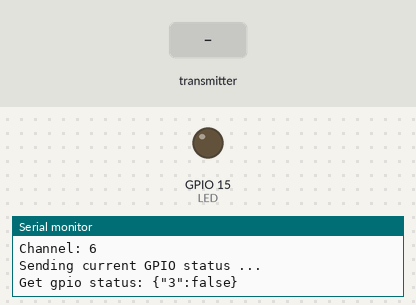
Simulated run of this sketch. Board: ESP32. On the bench: output pins drawn as LEDs (lit = HIGH), the last lines printed to the serial monitor. Dashed ring = blinking. Inputs (shaded band) come from the test bench. WiFi joins after 1.5 s; servers stay silent unless stated; no MQTT or app messages arrive unless stated.

Above: at 3.8 s.
3.9 s: the transmitter starts sending ID = 1
At 9.8 s:
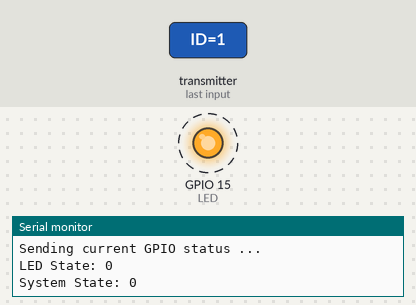
9.9 s: the transmitter starts sending ID = 0
At 10.5 s:
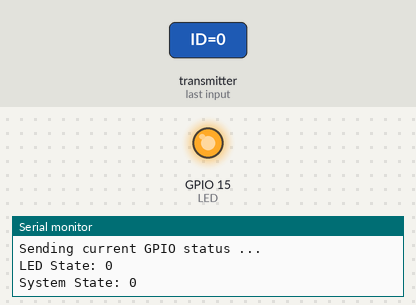
Timing chart, 0 to 12.9 s (numbered marks = the images above; inputs shaded):
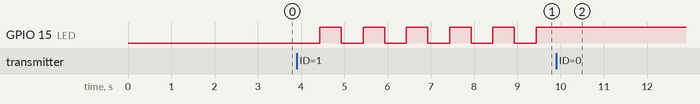

Measured:
- after the input at 3.9 s, GPIO 15 (LED): alternates HIGH for 0.50 s and LOW for 0.50 s, starting after 0.53 s
- after the input at 9.9 s, GPIO 15 (LED): stops changing and stays HIGH

The sketch:

Thuat_toan.ino
```cpp
#define SKETCH_NAME    "ESP-NOW GATEWAY"
#define SKETCH_VERSION "2023-12-10"
#define SKETCH_ABOUT   "ESP-Now Gateway template code and demonstrator of simultaneous ESP-Now and WiFi."
#define LED 15
/*
 * This is a template code for an ESP-Now Gateway for ESP8266 and ESP32. It assumes Arduino IDE.
 *
 * Note. ESP8266 and ESP32 use different WiFi implementations why you must set the appropriate
 * #define USE_ESP8266 or USE_ESP32. Please remember to also set the appropriate BOARD in the
 * ARDUINO IDE to find the correct include files.
 *
 * The Gateway receives messages on the Espressif proprietary protocol ESP-Now. It also provides a simple WEB server
 * displaying the received temperature data from all sensors. This is to demonstrate a single ESP8266 is capable of
 * communicating on ESP-Now and 2.4 GHz Wifi simoultaneously. One restriction apply, this only works on WiFi channel 1
 * and you must therefore set the router to "fixed" channel 1.
 *
 * In order to perform the demonstration you will need:
 * - 1x ESP8266 or ESP32 programmed with this sketch, acting as Gateway (to the WiFi/internet), and
 * - 1-20x ESP8266 or ESP32 programmed with the espnow_sensor sketch and equipped with a temperature sensor
 * (or anything else you connect and modify the code for).
 *
 * This is a simple demo sketch but fully working. It demostrates simultaneous WiFi and ESP-Now on ESP8266 and ESP32.
 * You can add other Internet services like MQTT, Blynk, ThingSpeak etc. (I have been running this for 1.5+ years with
 * those services.)
 *
 * AUTHOR:
 * Jonas Byström, https://github.com/jonasbystrom
 *
 * CREDITS:
 * Code related to ESP-Now is partly based on code from:
 *  - Anthony Elder @ https://github.com/HarringayMakerSpace/ESP-Now/blob/master/espnow-sensor-bme280/espnow-sensor-bme280.ino
 *  With important info from:
 *  - Erik Bakke @ https://www.bakke.online/index.php/2017/05/21/reducing-wifi-power-consumption-on-esp8266-part-2/
 *  And great info from:
 *  - ArduinoDIY @ https://arduinodiy.wordpress.com/2020/01/18/very-deepsleep-and-energy-saving-on-esp8266/
 */

//  HARDWARE
//  - WEMOS/LOLIN D1 Mini Pro V2.0.0  (but any ESP8266 board should work)
//  or
//  - WEMOS/LOLIN D32 Pro  (but any ESP32 board should work)
//
//  HISTORY:
//  2021-12-30  First public version
//  2022-01-01  Support for ESP32 added.
//

// ------------------------------------------------------------------------------------------
// ESP CONFIGS
// ------------------------------------------------------------------------------------------
//
// IMPORTANT. Select ESP8266 or ESP32. - Remember to also set the appropriate ESP8266 or ESP32 board in the ARDUINO IDE !
//#define USE_ESP8266                 // Select (uncomment) one of ESP8266 or ESP32. (And set BOARD in ARDUINO IDE.)
#define USE_ESP32

// Different Wifi and ESP-Now implementations for ESP8266 and ESP32
#ifdef USE_ESP8266
#include <espnow.h>
#include <ESP8266WiFi.h>
#include <ESP8266WiFiMulti.h>
#endif

#ifdef USE_ESP32
#include <ArduinoJson.h>
#include <PubSubClient.h>
#include <esp_now.h>
#include <esp_wifi.h>
#include <WiFi.h>
#include <WiFiMulti.h>
#endif

#define TOKEN "aXuFGfK2qIlMPlUXBPut"

#define GPIO0_PIN 3

char thingsboardServer[] = "demo.thingsboard.io";

WiFiClient wifiClient;

PubSubClient client(wifiClient);

int status = WL_IDLE_STATUS;

// We assume that all GPIOs are LOW
boolean SmartSW = false;
boolean LED_State;
String pub;

// ------------------------------------------------------------------------------------------
// ESP-NOW SYSTEM CONFIGS
// ------------------------------------------------------------------------------------------
//
// This is the MAC address to be installed (sensors shall then send to this MAC address)
uint8_t GatewayMac[] =      {0x02, 0x10, 0x11, 0x12, 0x13, 0x14};

    /*  Note, the Gateway listens on this MAC address. All sensors shall send to this MAC address.
     *  You can set any MAC address of your choice according to this table of "free-to-use local MAC addresses":
     *    {0x02, any, any, any, any, any}
     *    {0x06, any, ...}
     *    {0x0A, any, ...}
     *    {0x0E, any, ...}
     *
     *  Further, it would be possible to use the built-in HW-MAC address of the ESP8266. But, in case you would need to
     *  change the ESP (for any reasons) you would then need to update ALL sensors to the same new MAC address.
     *  It is therefore better to use a soft MAC defined by code. This will be installed in any new ESP HW you may use.
     *  Just remeber to set a new MAC address for every new system (gateway+sensors) you install in paralell. *
     */

// ESP-Now message format. Sensor data is transmitted using this struct.
typedef struct sensor_data_t {
  int           ID;               // Unit no to identy which sensor is sending
  int        light;
  int        count;
  unsigned long updated;            // Epoch time when received by Gateway. Set by gateway/receiver. (Not used by sensor, but part of struct for convenience reasons.)
} sensor_data_t;


// ------------------------------------------------------------------------------------------
// ESP-NOW GATEWAY CONFIGS
// ------------------------------------------------------------------------------------------
// Router WiFi Credentials (runnning on 2.4GHz and Channel=1)
#define SOFTAP_SSID       "HoangTruong"
#define SOFTAP_PASS       "Hoangpro"

#define UNITS             1          // No of esp-now sensor units supported to receive from. ESP-Now has a maximum of 20


// ------------------------------------------------------------------------------------------
// GLOBALS
// ------------------------------------------------------------------------------------------
#ifdef USE_ESP8266
ESP8266WiFiMulti wifiMulti;
#endif
#ifdef USE_ESP32
WiFiMulti wifiMulti;
#endif

sensor_data_t bufSensorData;          // buffer for incoming data
sensor_data_t sensorData[UNITS+1];    // buffer for all sensor data


// ------------------------------------------------------------------------------------------
// ESP-NOW functions
// ------------------------------------------------------------------------------------------
//
// This is a callback function from ESP (?), anyway (!IMPORTANT)
//
//   (Note. I noted now, 1 1/2 years later, when i clean this up and retest a gateway with ESP32 - this initVariant
//   seems not to be called by ESP routines anymore. I have as a fix called this routine manually in the setup.
//   This could of course (?) be done also for ESP8266. But i dont want to touch that code since it has been working
//   for 1.5 years now.)
//
void initVariant()
{
  #ifdef USE_ESP8266
  wifi_set_macaddr(SOFTAP_IF, &GatewayMac[0]);          //8266 code
  wifi_set_macaddr(STATION_IF, &GatewayMac[0]);         //8266 code
  #endif

  #ifdef USE_ESP32
  WiFi.mode(WIFI_AP);
  esp_wifi_set_mac(ESP_IF_WIFI_AP, &GatewayMac[0]);     //ESP32 code
  #endif
}

#define AUTO 0
#define MANUAL 1
#define DAY 1
int light = 0;
int count = 0;
boolean SystemState = AUTO;
boolean LED_auto = LED_State;

void processData(){
  if (light != DAY){
    if (count <= 0){
        LED_auto = false;
    }
    else{
        LED_auto = true;
    }
  }
  else {
      LED_auto = false;
  }
  switch (SystemState){
    case AUTO:
    {
      LED_State = LED_auto;
      if (SmartSW){
        LED_State = !LED_State;
        SystemState = MANUAL;
      }
      break;
    }
    case MANUAL:
    {
      if (SmartSW){
          LED_State = !LED_State;
      }
      if (LED_State == LED_auto)
          SystemState = AUTO;
    }
    break;
  }
  pub = get_gpio_status();
  set_gpio_status();
  Serial.println("Sending current GPIO status ...");
  client.publish("v1/devices/me/attributes", pub.c_str());
  Serial.print("LED State: ");
  Serial.println(LED_State);
  Serial.print("System State: ");
  Serial.println(SystemState);
}


// Callback when data is received from any Sender
#ifdef USE_ESP8266
void OnDataRecv(uint8_t *mac_addr, uint8_t *data, uint8_t data_len)
#endif
#ifdef USE_ESP32
void OnDataRecv(const uint8_t *mac_addr, const uint8_t *data, int data_len)
#endif
{
  char macStr[24];
  snprintf(macStr, sizeof(macStr), " %02x:%02x:%02x:%02x:%02x:%02x",
           mac_addr[0], mac_addr[1], mac_addr[2], mac_addr[3], mac_addr[4], mac_addr[5]);
  Serial.print("\nData received from: "); Serial.println(macStr);
  memcpy(&bufSensorData, data, sizeof(bufSensorData));

  // Print data
  Serial.print ("ID: ");
  Serial.print (bufSensorData.ID);
  Serial.println ("");
  Serial.print ("Light: ");
  Serial.println (bufSensorData.light);
  Serial.print ("Count: ");
  Serial.println (bufSensorData.count);
  Serial.print("Channel: ");
  Serial.println(WiFi.channel());
  if (bufSensorData.ID == 1){
    SmartSW = true;
    //LED_State = !LED_State;
    // Sending current GPIO status
    pub = get_gpio_status();
    set_gpio_status();
    Serial.println("Sending current GPIO status ...");
    client.publish("v1/devices/me/attributes", pub.c_str());
  }
  else if (bufSensorData.ID == 2){
    light = bufSensorData.light;
    count = bufSensorData.count;
  }
  processData();
  SmartSW = false;
  // Store data
  int i = bufSensorData.ID;
  if ( (i >= 1) && (i <= UNITS) ) {
    memcpy(&sensorData[i], data, sizeof(bufSensorData));
  };
}


// ------------------------------------------------------------------------------------

// ------------------------------------------------------------------------------------
void setup()
// ------------------------------------------------------------------------------------
{
  // Init Serial
  Serial.begin(115200);
  pinMode(LED, OUTPUT);
  while (!Serial) {};
  delay(100);                                     // Needed for some boards
  Serial.println("\n\n");

  // Print sketch intro ---------------------------
  Serial.println();
  Serial.println("===========================================");
  Serial.println(SKETCH_NAME);
  Serial.println(SKETCH_VERSION);
  Serial.println(SKETCH_ABOUT);
  Serial.println("===========================================");
  #ifdef USE_ESP32
  // initVariant() seems (?) not to be called anymore for ESP32. It used to ...? Anyway, just call it from here.
  // (And of course, we could maybe just move all the code here, also for ESP8266. Some other day ...)
  initVariant();
  #endif

  // Connect to WiFi ------------------------------
  Serial.print("Connecting to WiFi ");

  #ifdef USE_ESP8266
  WiFi.disconnect();                              // clear all configs
  WiFi.softAPdisconnect();
  #endif

  // Set device in AP mode to begin with
  WiFi.mode(WIFI_AP_STA);                         // AP _and_ STA is required (!IMPORTANT)

  wifiMulti.addAP(SOFTAP_SSID, SOFTAP_PASS);      // I use wifiMulti ... just by habit, i guess ....
  while (wifiMulti.run() != WL_CONNECTED) {
    delay(500);
    Serial.print(".");
  }

  // Come here - we are connected
  Serial.println(" Done");

  // Print WiFi data
  Serial.println("Set as AP_STA station.");
  Serial.print  ("SSID: "); Serial.println(WiFi.SSID());
  Serial.print  ("Channel: "); Serial.println(WiFi.channel());
  delay(1000);

  // Initialize ESP-Now ---------------------------

  // Config gateway AP - set SSID and channel
  int channel = WiFi.channel();
  if (WiFi.softAP(SOFTAP_SSID, SOFTAP_PASS, channel, 1)) {
    Serial.println("AP Config Success. AP SSID: " + String(SOFTAP_SSID));
  } else {
    Serial.println("AP Config failed.");
  }

  // Print MAC addresses
  Serial.print("AP MAC: "); Serial.println(WiFi.softAPmacAddress());
  Serial.print("STA MAC: "); Serial.println(WiFi.macAddress());

  // Init ESP-Now
  #ifdef USE_ESP8266
  #define ESPNOW_SUCCESS 0
  #endif
  #ifdef USE_ESP32
  #define ESPNOW_SUCCESS ESP_OK
  #endif

  if (esp_now_init() == ESPNOW_SUCCESS) {
    Serial.println("ESP - Now Init Success");
  } else {
    Serial.println("ESP - Now Init Failed");
    ESP.restart();                                // just restart if we cant init ESP-Now
  }
  client.setServer( thingsboardServer, 1883 );
  client.setCallback(on_message);
  // ESP-Now is now initialized. Register a callback fcn for when data is received
  esp_now_register_recv_cb(OnDataRecv);
}


// ------------------------------------------------------------------------------------
void loop()
// ------------------------------------------------------------------------------------
{
  if (WiFi.status() == WL_CONNECTED) {
    if ( !client.connected() ) {
      int channel = WiFi.channel();
      if (WiFi.softAP(SOFTAP_SSID, SOFTAP_PASS, channel, 1)) {
        Serial.println("Disconnect, change STA channel for ESP-NOW");
      } else {
        Serial.println("AP Config failed.");
      }
      reconnect();
    }
    client.loop();
  }
}

// The callback for when a PUBLISH message is received from the server.
void on_message(const char* topic, byte* payload, unsigned int length) {

  Serial.println("On message");

  char json[length + 1];
  strncpy (json, (char*)payload, length);
  json[length] = '\0';

  Serial.print("Topic: ");
  Serial.println(topic);
  Serial.print("Message: ");
  Serial.println(json);

  // Decode JSON request
  StaticJsonBuffer<200> jsonBuffer;
  JsonObject& data = jsonBuffer.parseObject((char*)json);

  if (!data.success())
  {
    Serial.println("parseObject() failed");
    return;
  }

  // Check request method
  String methodName = String((const char*)data["method"]);
  if (methodName.equals("getGpioStatus")) {
    // Reply with GPIO status
    String responseTopic = String(topic);
    responseTopic.replace("request", "response");
    client.publish(responseTopic.c_str(), get_gpio_status().c_str());
  }
  else if (methodName.equals("setGpioStatus")) {
    // Update GPIO status and reply
    SmartSW = true;
    LED_State = !LED_State;
    String responseTopic = String(topic);
    responseTopic.replace("request", "response");
    pub = get_gpio_status();
    set_gpio_status();
    client.publish(responseTopic.c_str(), pub.c_str()); //Change GPIO panel
    client.publish("v1/devices/me/attributes", pub.c_str()); //Change GPIO status
  }
}

String get_gpio_status() {
  // Prepare gpios JSON payload string
  StaticJsonBuffer<200> jsonBuffer;
  JsonObject& data = jsonBuffer.createObject();
  data[String(GPIO0_PIN)] = LED_State;
  char payload[256];
  data.printTo(payload, sizeof(payload));
  String strPayload = String(payload);
  Serial.print("Get gpio status: ");
  Serial.println(strPayload);
  return strPayload;
}

void set_gpio_status() {
    // Output GPIOs state
    if(LED_State == true){
      Serial.println("A");
      digitalWrite(LED, LOW);
    }
    else{
      Serial.println("B");
      digitalWrite(LED, HIGH);
    }
    // Update GPIOs state
}

void reconnect() {
  #ifdef USE_ESP32
  // initVariant() seems (?) not to be called anymore for ESP32. It used to ...? Anyway, just call it from here.
  // (And of course, we could maybe just move all the code here, also for ESP8266. Some other day ...)
  initVariant();
  #endif
  // Loop until we're reconnected
  while (!client.connected()) {
    status = WiFi.status();
    if ( status != WL_CONNECTED) {
      WiFi.mode(WIFI_AP_STA);                         // AP _and_ STA is required (!IMPORTANT)
      wifiMulti.addAP(SOFTAP_SSID, SOFTAP_PASS);      // I use wifiMulti ... just by habit, i guess ....
      while (wifiMulti.run() != WL_CONNECTED) {
        delay(500);
        Serial.print(".");
      }
    }
    Serial.print("Connecting to ThingsBoard node ...");
    // Attempt to connect (clientId, username, password)
    if ( client.connect("ESP8266 Device", TOKEN, NULL) ) {
      Serial.println( "[DONE]" );
      Serial.print("Channel: ");
      Serial.println(WiFi.channel());
      // Subscribing to receive RPC requests
      client.subscribe("v1/devices/me/rpc/request/+");
      // Sending current GPIO status
      Serial.println("Sending current GPIO status ...");
      client.publish("v1/devices/me/attributes", get_gpio_status().c_str());
    } else {
      Serial.print( "[FAILED] [ rc = " );
      Serial.print( client.state() );
      Serial.println( " : retrying in 5 seconds]" );
      // Wait 5 seconds before retrying
      delay( 5000 );
    }
  }
}
```
